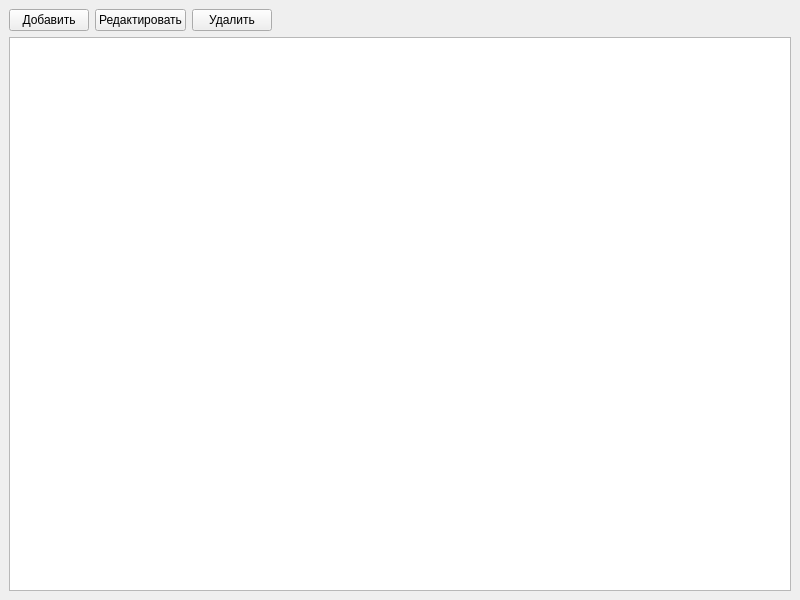
<?xml version="1.0" encoding="UTF-8"?>
<ui version="4.0">
 <class>MainWindow</class>
 <widget class="QMainWindow" name="MainWindow">
  <property name="geometry">
   <rect>
    <x>0</x>
    <y>0</y>
    <width>800</width>
    <height>600</height>
   </rect>
  </property>
  <property name="windowTitle">
   <string>Фильмотека</string>
  </property>
  <widget class="QWidget" name="centralwidget">
   <layout class="QVBoxLayout" name="verticalLayout">
    <item>
     <layout class="QHBoxLayout" name="buttonLayout">
      <item>
       <widget class="QPushButton" name="btn_add">
        <property name="text">
         <string>Добавить</string>
        </property>
       </widget>
      </item>
      <item>
       <widget class="QPushButton" name="btn_edit">
        <property name="text">
         <string>Редактировать</string>
        </property>
       </widget>
      </item>
      <item>
       <widget class="QPushButton" name="btn_delete">
        <property name="text">
         <string>Удалить</string>
        </property>
       </widget>
      </item>
      <item>
       <spacer name="horizontalSpacer">
        <property name="orientation">
         <enum>Qt::Horizontal</enum>
        </property>
        <property name="sizeHint" stdset="0">
         <size>
          <width>40</width>
          <height>20</height>
         </size>
        </property>
       </spacer>
      </item>
     </layout>
    </item>
    <item>
     <widget class="QTableWidget" name="tableWidget">
      <property name="editTriggers">
       <set>QAbstractItemView::NoEditTriggers</set>
      </property>
      <property name="selectionBehavior">
       <enum>QAbstractItemView::SelectRows</enum>
      </property>
      <property name="selectionMode">
       <enum>QAbstractItemView::SingleSelection</enum>
      </property>
     </widget>
    </item>
   </layout>
  </widget>
 </widget>
 <resources/>
 <connections/>
</ui>
